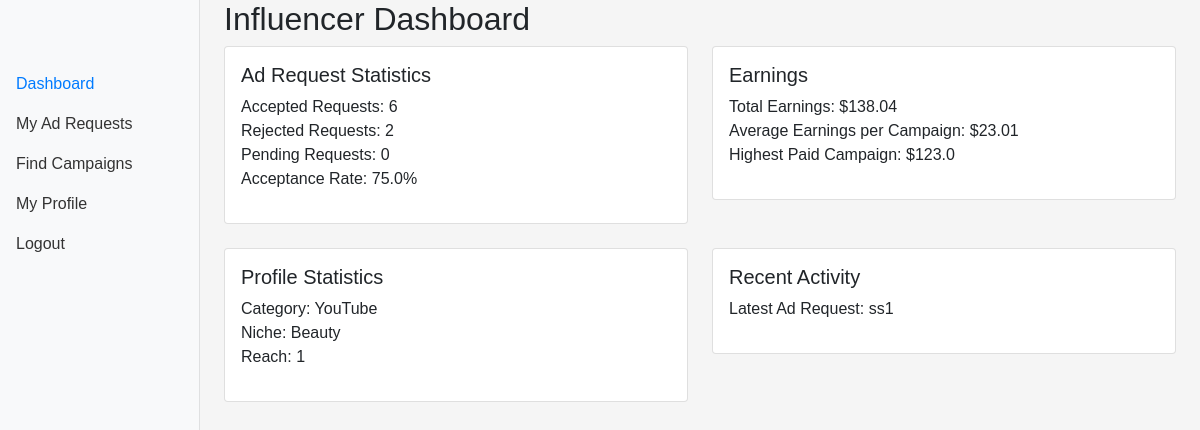
The page /influencer/dashboard (signed in) on the database as committed earlier.
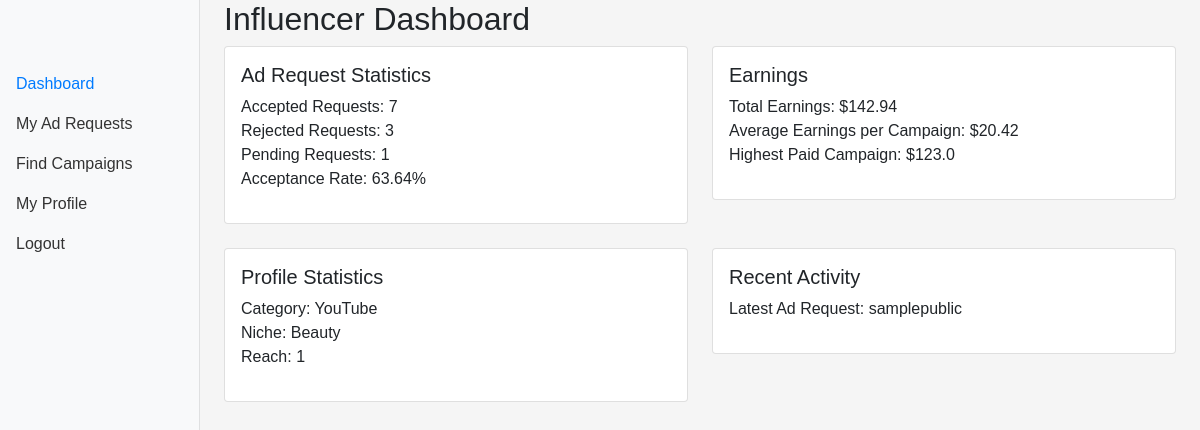
The same page on the database as committed later.
### backend/models.py (models this page shows)
class Campaign(db.Model):
    __tablename__ = 'campaigns'
    id = db.Column(db.Integer, primary_key=True)
    sponsor_id = db.Column(db.Integer, db.ForeignKey('sponsors.id'), nullable=False)
    name = db.Column(db.String(100), nullable=False)
    description = db.Column(db.Text)
    start_date = db.Column(db.Date, nullable=False)
    end_date = db.Column(db.Date, nullable=False)
    budget = db.Column(db.Float, nullable=False)
    visibility = db.Column(db.Enum('public', 'private'), nullable=False)
    goals = db.Column(db.Text)
    sponsor = relationship('Sponsor', back_populates='campaigns')
    ad_requests = relationship('AdRequest', back_populates='campaign')

### backend/controller.py (the view)
@app.route("/influencer/dashboard")
@login_required
def influencer_dashboard():
    if current_user.role != "influencer":
        flash("Access denied.")
        return redirect(url_for("home"))
    influencer = Influencer.query.filter_by(user_id=current_user.id).first()
    ad_requests = AdRequest.query.filter_by(influencer_id=influencer.id).all()
    pending_campaigns = Campaign.query.join(AdRequest).filter(
        AdRequest.status == 'pending'
    ).distinct()
    query = request.args.get("query")
    industry = request.args.get("industry")
    min_budget = request.args.get("min_budget")
    if query:
        pending_campaigns = pending_campaigns.filter(Campaign.name.ilike(f"%{query}%"))
    if industry:
        pending_campaigns = pending_campaigns.join(Sponsor).filter(Sponsor.industry == industry)
    if min_budget:
        pending_campaigns = pending_campaigns.filter(Campaign.budget >= float(min_budget))
    pending_campaigns = pending_campaigns.all()
    accepted_requests = sum(1 for r in ad_requests if r.status == 'accepted')
    rejected_requests = sum(1 for r in ad_requests if r.status == 'rejected')
    pending_requests = sum(1 for r in ad_requests if r.status == 'pending')
    total_requests = len(ad_requests)
    acceptance_rate = (accepted_requests / total_requests * 100) if total_requests > 0 else 0
    total_earnings = sum(r.payment_amount for r in ad_requests if r.status == 'accepted')
    avg_earnings_per_campaign = total_earnings / accepted_requests if accepted_requests > 0 else 0
    highest_paid_campaign = max((r.payment_amount for r in ad_requests if r.status == 'accepted'), default=0)
    latest_ad_request = AdRequest.query.filter_by(influencer_id=influencer.id).order_by(AdRequest.created_at.desc()).first()
    return render_template(
        "influencer_dashboard.html",
        influencer=influencer,
        ad_requests=ad_requests,
        pending_campaigns=pending_campaigns,
        accepted_requests=accepted_requests,
        rejected_requests=rejected_requests,
        pending_requests=pending_requests,
        acceptance_rate=round(acceptance_rate, 2),
        total_earnings=round(total_earnings, 2),
        avg_earnings_per_campaign=round(avg_earnings_per_campaign, 2),
        highest_paid_campaign=round(highest_paid_campaign, 2),
        latest_ad_request=latest_ad_request,
    )

### app.py (called while the page is built)
def init_app():
    app = Flask(__name__)
    app.secret_key = 'fsfdgdsgs'
    app.debug = True
    app.config['SQLALCHEMY_DATABASE_URI'] = 'sqlite:///iescp.db'
    db.init_app(app)
    app.app_context().push()
    login_manager = LoginManager()
    login_manager.login_view = 'controller.login'
    login_manager.init_app(app)
    @login_manager.user_loader
    def load_user(id):
        return User.query.get(int(id))
    print("app started....")
    return app

### templates/influencer_dashboard.html (shortened to what the changed rows need)
{% extends "base.html" %}
{% block content %}
<div class="container-fluid">
    <div class="row">
        <main class="col-md-9 ms-sm-auto col-lg-10 px-md-4">
            <div class="tab-content">
                <div id="dashboard" class="tab-pane fade show active" role="tabpanel" aria-labelledby="dashboard-tab">
                    <h1 class="h2">Influencer Dashboard</h1>
                    <div class="row">
                        <div class="col-md-6 mb-4">
                            <div class="card">
                                <div class="card-body">
                                    <ul class="list-unstyled">
                                        <li>Accepted Requests: {{ accepted_requests }}</li>
                                        <li>Rejected Requests: {{ rejected_requests }}</li>
                                        <li>Pending Requests: {{ pending_requests }}</li>
                                        <li>Acceptance Rate: {{ acceptance_rate }}%</li>
                                    </ul>
                                </div>
                            </div>
                        </div>
                        <div class="col-md-6 mb-4">
                            <div class="card">
                                <div class="card-body">
                                    <ul class="list-unstyled">
                                        <li>Total Earnings: ${{ total_earnings }}</li>
                                        <li>Average Earnings per Campaign: ${{ avg_earnings_per_campaign }}</li>
                                        <li>Highest Paid Campaign: ${{ highest_paid_campaign }}</li>
                                    </ul>
                                </div>
                            </div>
                        </div>
                    </div>
                    <div class="row">
                        <div class="col-md-6 mb-4">
                            <div class="card">
                                <div class="card-body">
                                    <ul class="list-unstyled">
                                        <li>Latest Ad Request: {{ latest_ad_request.campaign.name if latest_ad_request else 'None' }}</li>
                                    </ul>
                                </div>
                            </div>
                        </div>
                    </div>
                </div>
            </div>
        </main>
    </div>
</div>
{% endblock %}

Rows that differ between the two databases and show on the page:
no longer on this page (row unchanged): Campaign: campaign "ss1"
added Campaign: campaign "samplepublic"
Other text that changed with them:
{{ accepted_requests }}: "6" → "7"
{{ rejected_requests }}: "2" → "3"
{{ pending_requests }}: "0" → "1"
{{ acceptance_rate }}: "75.0" → "63.64"
{{ total_earnings }}: "138.04" → "142.94"
{{ avg_earnings_per_campaign }}: "23.01" → "20.42"
